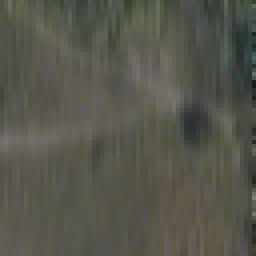
#> input picture data/small-2-blur.png, 64 x 64 px (shown 4 times larger)
$ jupyter execute --allow-errors app.ipynb
#> lines starting #> are read from the running program, lines starting #| are printed output that depends on the picture
[cell 1]
print('start')
import torch
import numpy as np
from PIL import Image
import imagehash
import cv2
from shutil import rmtree
from os import mkdir,path

#> (a cell that did not finish here is left out)

[cell 3]
mkdir('test')
mkdir('test/small')
mkdir('test/crop')
mkdir('results')

[cell 4]
color=(0,0,255)
thickness=2

[cell 5]
small = Image.open('data/small-2-blur.png')
#> small is the input picture: PIL image 64x64 RGB; mean R, G, B 86.2, 86.2, 75.3

[cell 6]
big = Image.open('data/big.png')
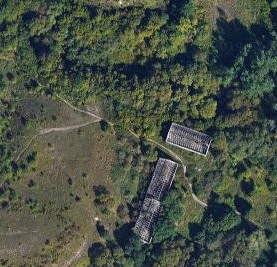
#> input picture data/big.png, 277 x 267 px
#> big is the input picture: PIL image 277x267 RGBA; mean R, G, B, A 72.7, 80.9, 68.5, 255
big_color=big

[cell 7]
small = small.resize((64,64))
big=big.resize((256,256))
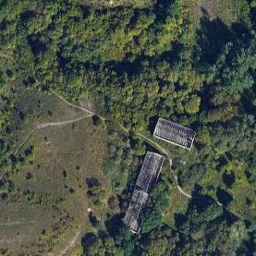
#> big: PIL image 256x256 RGBA; mean R, G, B, A 72.7, 80.9, 68.5, 255

# [4 lines of commented-out code are left out]
